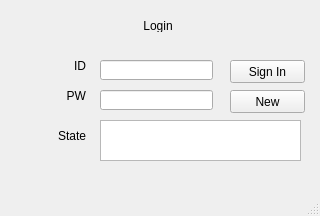
<?xml version="1.0" encoding="UTF-8"?>
<ui version="4.0">
 <class>MainWindow</class>
 <widget class="QMainWindow" name="MainWindow">
  <property name="geometry">
   <rect>
    <x>0</x>
    <y>0</y>
    <width>320</width>
    <height>216</height>
   </rect>
  </property>
  <property name="windowTitle">
   <string>MainWindow</string>
  </property>
  <widget class="QWidget" name="centralwidget">
   <widget class="QLabel" name="label">
    <property name="geometry">
     <rect>
      <x>130</x>
      <y>20</y>
      <width>56</width>
      <height>12</height>
     </rect>
    </property>
    <property name="text">
     <string>Login</string>
    </property>
    <property name="alignment">
     <set>Qt::AlignCenter</set>
    </property>
   </widget>
   <widget class="QLineEdit" name="lineEdit_ID">
    <property name="geometry">
     <rect>
      <x>100</x>
      <y>60</y>
      <width>113</width>
      <height>20</height>
     </rect>
    </property>
   </widget>
   <widget class="QLineEdit" name="lineEdit_PW">
    <property name="geometry">
     <rect>
      <x>100</x>
      <y>90</y>
      <width>113</width>
      <height>20</height>
     </rect>
    </property>
   </widget>
   <widget class="QLabel" name="label_2">
    <property name="geometry">
     <rect>
      <x>30</x>
      <y>60</y>
      <width>56</width>
      <height>12</height>
     </rect>
    </property>
    <property name="text">
     <string>ID</string>
    </property>
    <property name="alignment">
     <set>Qt::AlignRight|Qt::AlignTrailing|Qt::AlignVCenter</set>
    </property>
   </widget>
   <widget class="QLabel" name="label_3">
    <property name="geometry">
     <rect>
      <x>30</x>
      <y>90</y>
      <width>56</width>
      <height>12</height>
     </rect>
    </property>
    <property name="text">
     <string>PW</string>
    </property>
    <property name="alignment">
     <set>Qt::AlignRight|Qt::AlignTrailing|Qt::AlignVCenter</set>
    </property>
   </widget>
   <widget class="QPushButton" name="loginBtn">
    <property name="geometry">
     <rect>
      <x>230</x>
      <y>60</y>
      <width>75</width>
      <height>23</height>
     </rect>
    </property>
    <property name="text">
     <string>Sign In</string>
    </property>
   </widget>
   <widget class="QPushButton" name="NewAccountBtn">
    <property name="geometry">
     <rect>
      <x>230</x>
      <y>90</y>
      <width>75</width>
      <height>23</height>
     </rect>
    </property>
    <property name="text">
     <string>New</string>
    </property>
   </widget>
   <widget class="QLabel" name="label_4">
    <property name="geometry">
     <rect>
      <x>30</x>
      <y>130</y>
      <width>56</width>
      <height>12</height>
     </rect>
    </property>
    <property name="text">
     <string>State</string>
    </property>
    <property name="alignment">
     <set>Qt::AlignRight|Qt::AlignTrailing|Qt::AlignVCenter</set>
    </property>
   </widget>
   <widget class="QTextEdit" name="textEdit">
    <property name="geometry">
     <rect>
      <x>100</x>
      <y>120</y>
      <width>201</width>
      <height>41</height>
     </rect>
    </property>
   </widget>
  </widget>
  <widget class="QMenuBar" name="menubar">
   <property name="geometry">
    <rect>
     <x>0</x>
     <y>0</y>
     <width>320</width>
     <height>21</height>
    </rect>
   </property>
  </widget>
  <widget class="QStatusBar" name="statusbar"/>
 </widget>
 <resources/>
 <connections>
  <connection>
   <sender>loginBtn</sender>
   <signal>clicked()</signal>
   <receiver>MainWindow</receiver>
   <slot>login()</slot>
   <hints>
    <hint type="sourcelabel">
     <x>280</x>
     <y>83</y>
    </hint>
    <hint type="destinationlabel">
     <x>297</x>
     <y>48</y>
    </hint>
   </hints>
  </connection>
  <connection>
   <sender>NewAccountBtn</sender>
   <signal>clicked()</signal>
   <receiver>MainWindow</receiver>
   <slot>createNewAccount()</slot>
   <hints>
    <hint type="sourcelabel">
     <x>241</x>
     <y>128</y>
    </hint>
    <hint type="destinationlabel">
     <x>240</x>
     <y>156</y>
    </hint>
   </hints>
  </connection>
  <connection>
   <sender>loginBtn</sender>
   <signal>clicked()</signal>
   <receiver>MainWindow</receiver>
   <slot>changeWindow()</slot>
   <hints>
    <hint type="sourcelabel">
     <x>254</x>
     <y>90</y>
    </hint>
    <hint type="destinationlabel">
     <x>217</x>
     <y>43</y>
    </hint>
   </hints>
  </connection>
 </connections>
 <slots>
  <slot>login()</slot>
  <slot>createNewAccount()</slot>
  <slot>changeWindow()</slot>
 </slots>
</ui>
